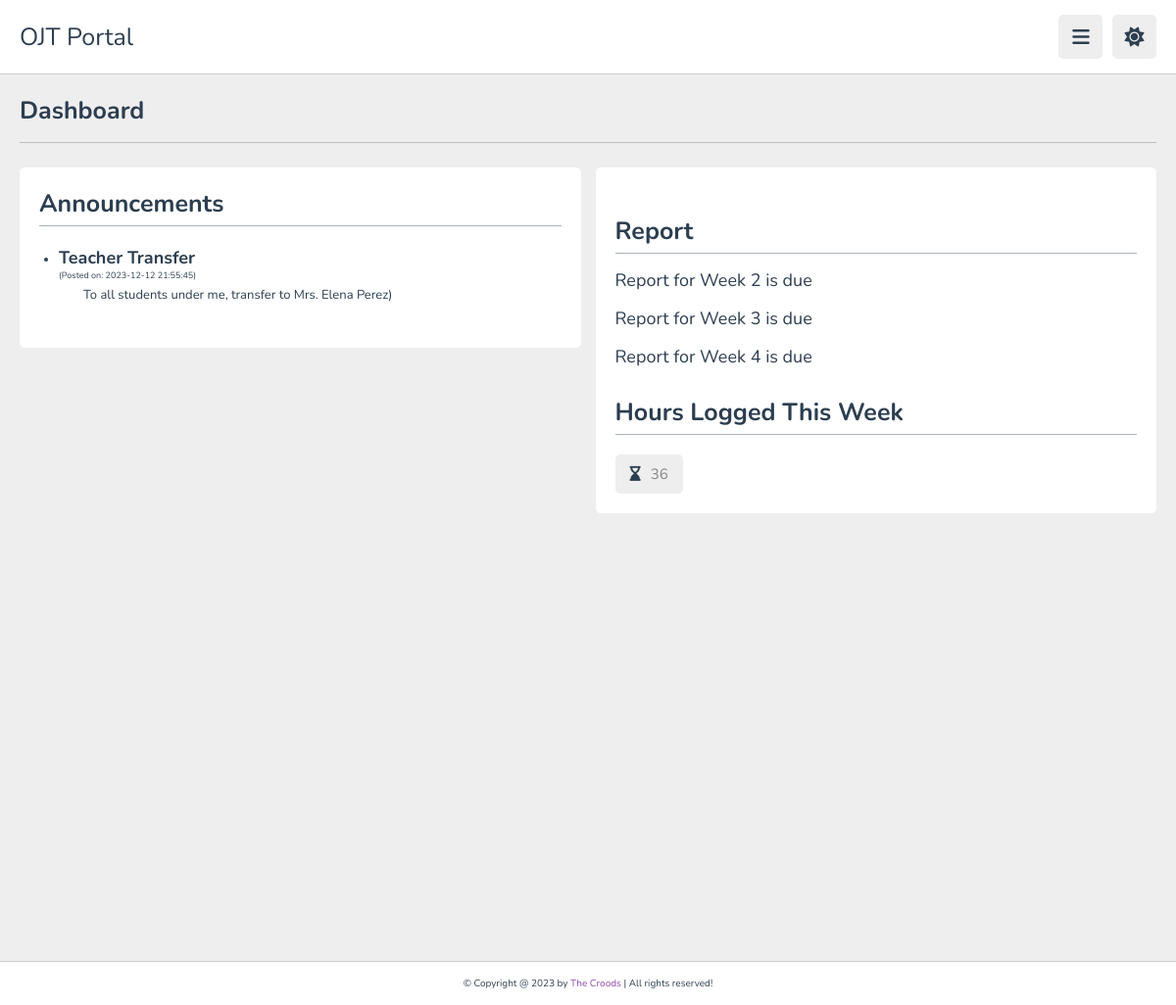
/student/index.php (signed in), run on the app's committed database.
### tables this page shows
CREATE TABLE IF NOT EXISTS `announcements` (
  `announcementId` int NOT NULL AUTO_INCREMENT,
  `teacherId` int NOT NULL,
  `title` varchar(255) NOT NULL,
  `message` text NOT NULL,
  `datePosted` datetime NOT NULL DEFAULT CURRENT_TIMESTAMP,
  PRIMARY KEY (`announcementId`),
  KEY `announcements_advisorId` (`teacherId`)
);

CREATE TABLE IF NOT EXISTS `reports` (
  `reportId` int NOT NULL AUTO_INCREMENT,
  `studentId` int NOT NULL,
  `weekNum` int NOT NULL,
  `hoursWorked` int NOT NULL,
  `demerit` int DEFAULT NULL,
  `reportFile` varchar(255) NOT NULL,
  `submittedAt` timestamp NOT NULL DEFAULT CURRENT_TIMESTAMP,
  `comment` text NOT NULL,
  `status` tinyint(1) NOT NULL DEFAULT '0',
  PRIMARY KEY (`reportId`),
  KEY `userId_reports` (`studentId`),
  KEY `report_status` (`status`)
);

### student/index.php (the view, shortened to what this page needs)
<?php
   require("../database/database.php");
   $currentWeekNum = 1;
   $userId = $_SESSION['userID'];
    $hoursQuery = $db->prepare("SELECT hoursWorked FROM reports WHERE studentId =
    (SELECT studentId FROM student WHERE userId = ?) AND weekNum = ?");
    $hoursQuery->bind_param("ii", $userId, $currentWeekNum);
    $hoursQuery->execute();
    $hoursResult = $hoursQuery->get_result();
    if ($hoursResult->num_rows > 0) {
        $hoursRow = $hoursResult->fetch_assoc();
        $hoursWorked = $hoursRow['hoursWorked'];
    } else {
        $hoursWorked = "No data found";
    }
   $announcementsQuery = $db->prepare("SELECT a.title, a.message, a.datePosted
   FROM announcements AS a
   JOIN teacher AS tea ON a.teacherId = tea.teacherId
   JOIN internship AS i ON tea.teacherId = i.teacherId
   JOIN student AS s ON i.studentId = s.studentId
   WHERE s.userId = ?
   ORDER BY a.datePosted DESC
   ");
   $announcementsQuery->bind_param("i", $userId);
   $announcementsQuery->execute();
   $announcementsResult = $announcementsQuery->get_result();
   $internshipQuery = $db->prepare("SELECT dateStarted FROM internship WHERE studentId = (SELECT studentId FROM student WHERE userId = ?)");
   $internshipQuery->bind_param("i", $userId);
   $internshipQuery->execute();
   $internshipResult = $internshipQuery->get_result();
   if ($internshipResult->num_rows > 0) {
       $internshipRow = $internshipResult->fetch_assoc();
      $currentDate = new DateTime();
      $dateStarted = new DateTime($internshipRow['dateStarted']);
      $interval = $dateStarted->diff($currentDate);
      $totalWeeksSinceStart = floor($interval->days / 7) + 1;
      $dueReports = [];
      for ($week = 1; $week <= $totalWeeksSinceStart; $week++) {
         $reportCheckQuery = $db->prepare("SELECT reportId FROM reports WHERE studentId = (SELECT studentId FROM student WHERE userId = ?) AND weekNum = ?");
         $reportCheckQuery->bind_param("ii", $userId, $week);
         $reportCheckQuery->execute();
         $reportCheckResult = $reportCheckQuery->get_result();
         if ($reportCheckResult->num_rows === 0) {
               $dueReports[] = $week;
         }
      }
   }
?>
<!DOCTYPE html>
<html lang="en">
<head>
   <link rel="stylesheet" href="https://cdnjs.cloudflare.com/ajax/libs/font-awesome/6.1.2/css/all.min.css">
   <link rel="stylesheet" href="../public/css/style.css">
</head>
<body>
<header class="header">
   <section class="flex">
      <a href="index.php" class="logo">OJT Portal</a>
      <div class="icons">
         <div id="menu-btn" class="fas fa-bars"></div>
         <div id="toggle-btn" class="fas fa-sun"></div>
      </div>
   </section>
</header>
<section class="home-grid">
   <h1 class="heading">Dashboard</h1>
   <div class="box-container">
      <div class="rectangle">
         <h3 class="title">Announcements</h3>
         <hr class="hrule">
         <?php
         if ($announcementsResult->num_rows > 0) {
            echo "<div class='box'><ul>";
            while($row = $announcementsResult->fetch_assoc()) {
               echo "<li><strong class='requirements'>" . htmlspecialchars($row['title']) . "</strong> <p>(Posted on: " . htmlspecialchars($row['datePosted']) . ")</p>" . " <p id='message'>" . htmlspecialchars($row['message']) . ")</p></li>";
            }
            echo "</ul></div>";
         } else {
            echo "<div class='box'><p class='requirements'>No announcements found.</p></div>";
         }
         ?>
      </div>
      <div class="box">
         <?php if (!empty($dueReports)): ?>
         <br>
         <br>
         <h3 class="title">Report</h3>
         <hr class="hrule">
            <?php foreach ($dueReports as $dueWeek): ?>
               <p class="requirements"><span>Report for Week <?php echo $dueWeek; ?> is due</span></p>
            <?php endforeach; ?>
         <?php endif; ?>
         <br>
         <br>
         <h3 class="title">Hours Logged This Week</h3>
         <hr class="hrule">
         <div class="flex">
         <a href="#"><i class="fa-solid fa-hourglass-end"></i><span><?php echo $hoursWorked; ?></span></a>
         </div>
      </div>
   </div>
</section>
<footer class="footer">
   &copy; Copyright @ 2023 by <span>The Croods</span> | All rights reserved!
</footer>
</body>
</html>

### public/css/style.css (style rules this page uses)
:root { --main-color:#8e44ad; --red:#e74c3c; --orange:#f39c12; --light-color:#888; --light-bg:#eee; --black:#2c3e50; --white:#fff; --border:.1rem solid rgba(0,0,0,.2); }
* { font-family: 'Nunito', sans-serif; margin:0; padding:0; box-sizing: border-box; outline: none; border:none; text-decoration: none; }
html { font-size: 62.5%; overflow-x: hidden; }
body { background-color: var(--light-bg); padding-left: 30rem; }
section { padding:2rem; margin: 0 auto; max-width: 1200px; }
.heading { font-size: 2.5rem; color:var(--black); margin-bottom: 2.5rem; border-bottom: var(--border); padding-bottom: 1.5rem; text-transform: capitalize; }
.header { position: sticky; top:0; left:0; right: 0; background-color: var(--white); z-index: 1000; border-bottom: var(--border); }
.header .flex { display: flex; align-items: center; justify-content: space-between; position: relative; padding: 1.5rem 2rem; }
.header .flex .logo { font-size: 2.5rem; color: var(--black); }
.header .flex .icons div { font-size: 2rem; color:var(--black); background-color: var(--light-bg); border-radius: .5rem; height: 4.5rem; width: 4.5rem; line-height: 4.5rem; cursor: pointer; text-align: center; margin-left: .7rem; }
.home-grid .box-container { display: grid; grid-template-columns: repeat(auto-fit, minmax(30rem, 1fr)); gap: 1.5rem; justify-content: center; align-items: flex-start; }
.home-grid .box-container .box { background-color: var(--white); border-radius: .5rem; padding:2rem; }
.home-grid .box-container .box .title { font-size: 2.5rem; color: var(--black); text-transform: capitalize; }
.home-grid .box-container .box .flex { display: flex; flex-wrap: wrap; gap: 1.5rem; margin-top: 2rem; }
.home-grid .box-container .rectangle { background-color: var(--white); border-radius: .5rem; padding: 2rem; width: 60rem; height: 46; max-width: 100%; }
.home-grid .box-container .rectangle .title { font-size: 2.5rem; color: var(--black); text-transform: capitalize; }
.home-grid .box-container .flex a { background-color: var(--light-bg); border-radius: .5rem; padding: 1rem 1.5rem; font-size: 1.5rem; }
.home-grid .box-container .flex a i { margin-right: 1rem; color:var(--black); }
.home-grid .box-container .flex a span { color:var(--light-color); }
.home-grid .box-container .requirements { color:var(--black); font-size: large; margin-top: 1.5rem; }
.home-grid .box-container .rectangle .box li { color:var(--black); font-size: small; }
.home-grid .box-container .rectangle .box p { color:var(--black); font-size: xx-small; margin-bottom: 5px; }
.hrule { background-color: var(--black); height: 1px; opacity: 40%; margin-top: 5px; }
#message { color:var(--black); font-size: small; margin-left: 25px; }
a { text-decoration: none; color: var(--orange); }
.footer { background-color: var(--white); border-top: var(--border); position: fixed; bottom: 0; left: 0; right: 0; text-align: center; font-size: 1rem; padding:1.5rem 1rem; color:var(--black); margin-top: 1rem; z-index: 1000; }
.footer span { color:var(--main-color); }
section.home-grid { min-height: 900px; height: 950px; }
@media (max-width:1200px) { body { padding-left: 0; } }

### data on the page
announcements: title "Teacher Transfer", datePosted "2023-12-12 21:55:45", message "To all students under me, transfer to Mrs. Elena Perez"
reports: hoursWorked "36"

### other printed values
$dueWeek "2"
$dueWeek "3"
$dueWeek "4"
